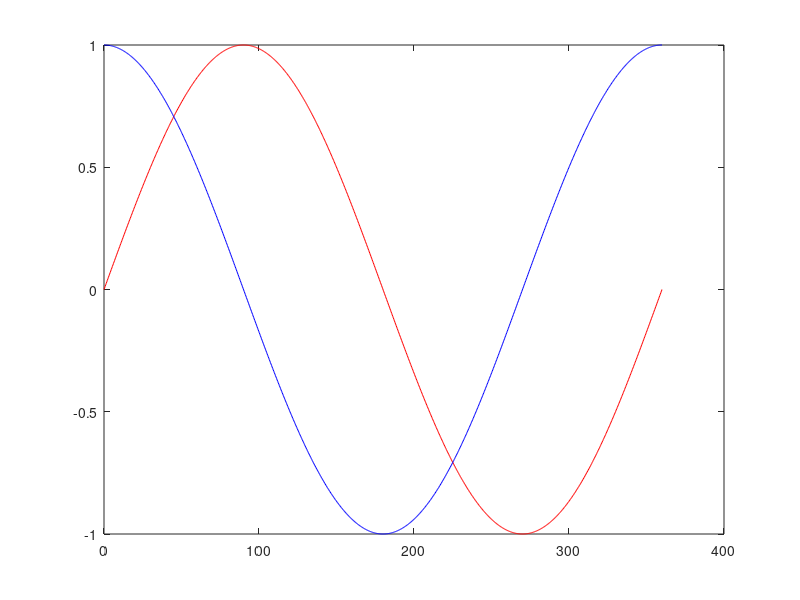

The MATLAB script that drew this image:
x4 = linspace(0, 2*pi,1000);
y41 = sin(x4); 
y42 = cos(x4);
x4_plot = rad2deg(x4);
plot(x4_plot,y41,Color='red');
hold on;
plot(x4_plot,y42,Color='blue');